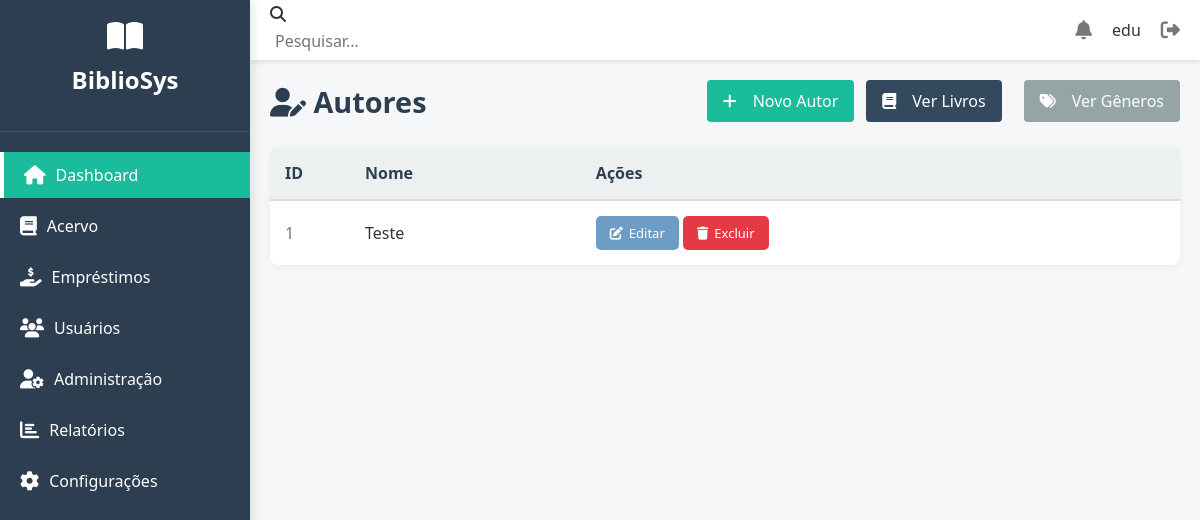
Before: /livros/autor/lista/ (signed in) with the older database file.
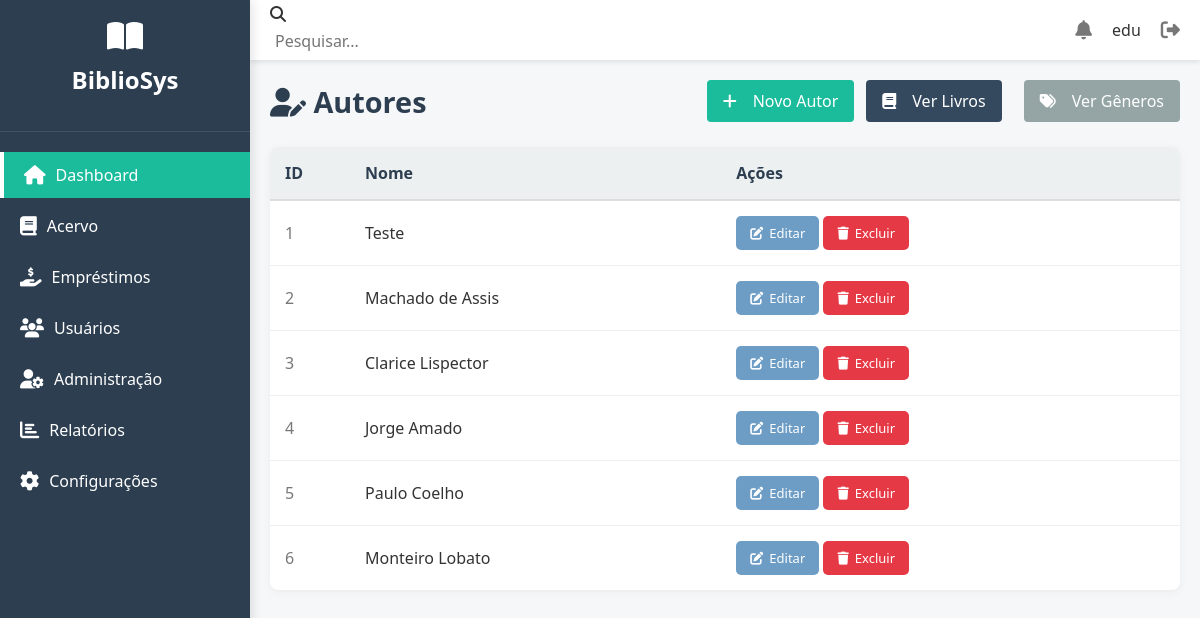
After: the same page with the newer database file.
### livros/models.py (models this page shows, shortened)
class Autor(models.Model):
    nome = models.CharField(max_length=100, verbose_name='Nome do Autor')

### livros/views.py (the view)
# urls.py: path('autor/lista/', AutorListView.as_view(), name='autor_list'),
class AutorListView(AdminRequiredMixin, ListView):
    model = Autor
    template_name = 'autor_list.html'
    context_object_name = 'autores'

### livros/views.py (called while the page is built)
    def test_func(self):
        return self.request.user.is_staff or self.request.user.is_superuser

### livros/templates/autor_list.html (shortened to what this page needs)
{% extends 'modelo.html' %}
{% load static %}
{% block cards %}
<div class="content">
            <div class="page-header">
                <h1 class="page-title"><i class="fas fa-user-pen"></i> Autores</h1>
                <div class="header-actions">
                    <a href="{% url 'autor_create' %}" class="btn"><i class="fas fa-plus"></i> Novo Autor</a>
                    <a href="{% url 'livro_list' %}" class="btn btn-secondary"><i class="fas fa-book"></i> Ver Livros</a>
                    <a href="{% url 'genero_list' %}" class="btn btn-tertiary"><i class="fas fa-tags"></i> Ver Gêneros</a>
                </div>
            </div>
            <div class="authors-table-container">
                <table class="authors-table">
                    <thead>
                        <tr>
                            <th class="id-column">ID</th>
                            <th>Nome</th>
                            <th>Ações</th>
                        </tr>
                    </thead>
                    <tbody>
                        {% for autor in autores %}
                        <tr>
                            <td class="id-column">{{ autor.id }}</td>
                            <td>{{ autor.nome }}</td>
                            <td class="actions">
                                <a href="{% url 'editar_autor' autor.id %}" class="btn-edit">
                                    <i class="fas fa-edit"></i> Editar
                                </a>
                                <a href="{% url 'excluir_autor' autor.id %}" class="btn-delete">
                                    <i class="fas fa-trash"></i> Excluir
                                </a>
                            </td>
                        </tr>
                        {% empty %}
                        <tr>
                            <td colspan="2" style="text-align: center; padding: 30px;">
                                Nenhum autor cadastrado.
                            </td>
                        </tr>
                        {% endfor %}
                    </tbody>
                </table>
            </div>
        </div>
{% endblock %}

Changed rows visible on the page:
added Autor: id "2", nome "Machado de Assis"
added Autor: id "3", nome "Clarice Lispector"
added Autor: id "4", nome "Jorge Amado"
added Autor: id "5", nome "Paulo Coelho"
added Autor: id "6", nome "Monteiro Lobato"
